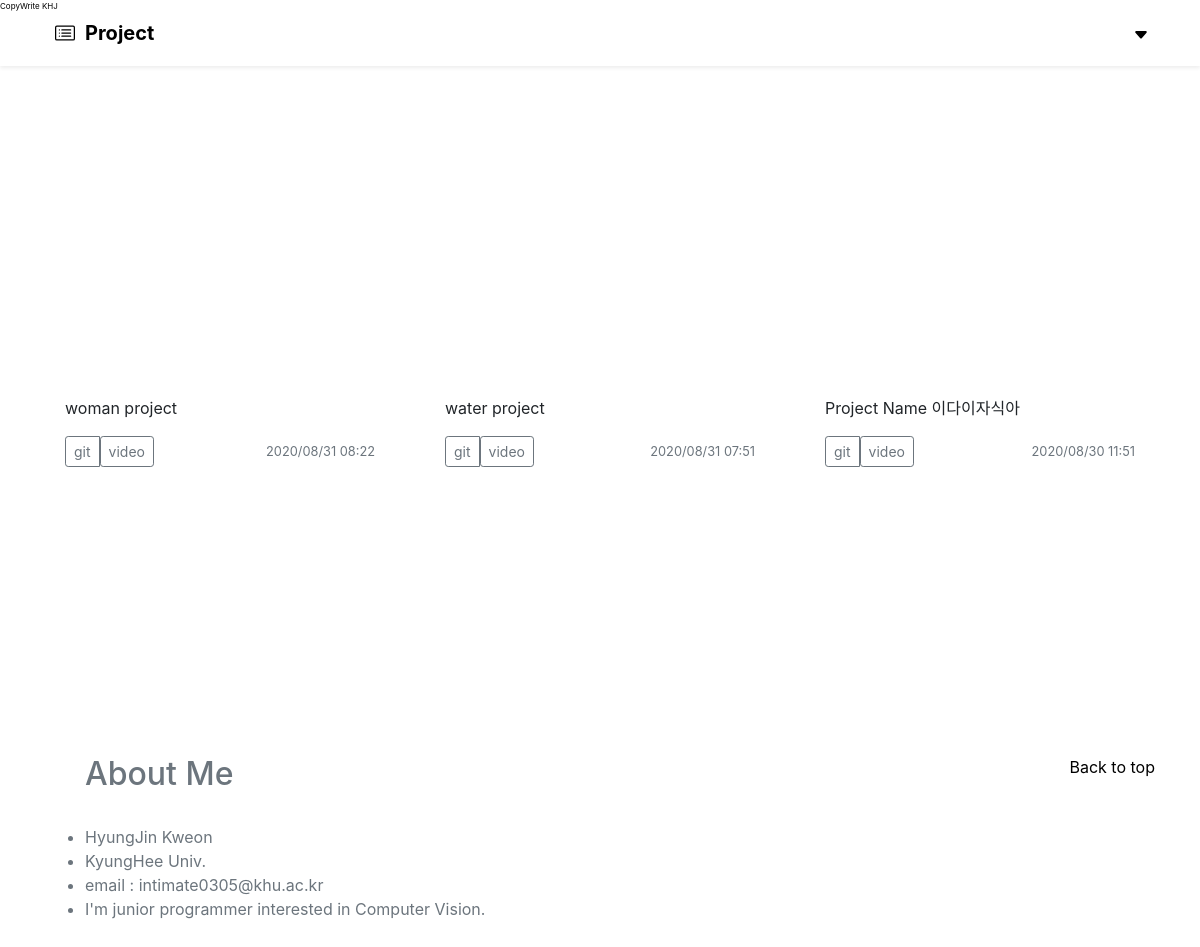
Page /about/ on the earlier database version.
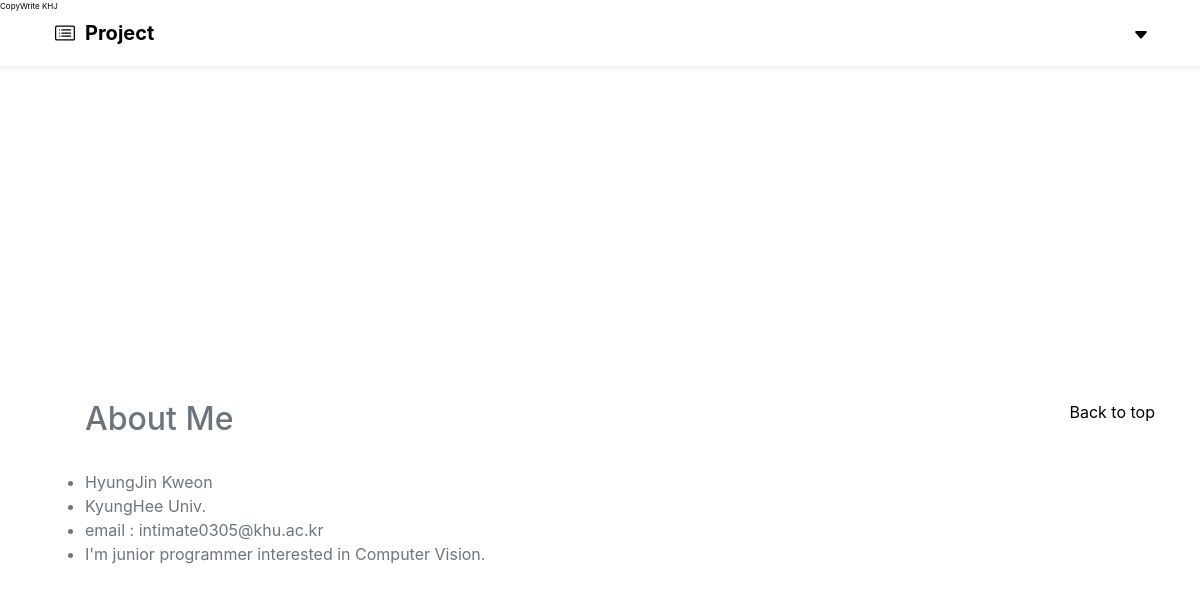
Same page on the later database version.
### CVpage/models.py (models this page shows)
class Project(db.Model):
    id = db.Column(db.Integer, primary_key=True)
    projectName = db.Column(db.String(200), nullable=False)
    projectType = db.Column(db.String(200), nullable=False)
    pictureName = db.Column(db.String(200), nullable=False)
    content = db.Column(db.Text(), nullable=False)
    gitAddress = db.Column(db.String(200), nullable=False)
    create_date = db.Column(db.DateTime(), nullable=False)

### CVpage/views/about_view.py (the view)
@bp.route('/')
def about():
    work_list=Project.query.order_by(Project.create_date.desc())
    return render_template('about/about.html',w_list=work_list)

### CVpage/filter.py (called while the page is built)
def format_datetime(value, fmt='%Y/%m/%d %H:%M'):
    return value.strftime(fmt)

### CVpage/views/main_view.py (called while the page is built)
@bp.before_app_request
def load_logged_in_user():
    pw= session.get('pw')
    if pw is 123:
        g.user = "admin"

### CVpage/templates/about/about.html (shortened to what this page needs)
<!doctype html>
<html lang="en">
  <head>
<link href="{{url_for('static',filename='css/bootstrap.min.css')}}" rel="stylesheet">
<link href="{{url_for('static',filename='css/about.css')}}" rel="stylesheet">
  </head>
  <body>
    {%include 'navbar.html'%}
<div class="sub" style="z-index: 9999999;">
  CopyWrite KHJ<br>
  <br>
  <br>
  <br>
  <br>
  <br>
  <br>
</div>
<div class=belowHeader>
<main role="main">
  <div class="album py-5">
    <div class="container">
      <div class="row">
{%if w_list%}
{%for work in w_list%}
        <div class="col-md-4">
          <a class="card mb-4 nooutline" href="{{url_for('detail.detail',project_id=work.id)}}">
            <div class='box' onmouseenter=zoomIn(event) onmouseleave=zoomOut(event) displacementImage="{{url_for('static',filename='img/distortion.jpg')}}">
            </div>
          </a>
            <div class="card-body">
              <p class="card-text">{{work.projectName}}</p>
              <div class="d-flex justify-content-between align-items-center">
                <div class="btn-group">
                <button type="button" onclick="location.href='{{work.gitAddress}}'" class="btn btn-sm btn-outline-secondary">git</button>
                <a href="{{url_for('detail.video',project_id=work.id)}}">
                  <button type="button" class="btn btn-sm btn-outline-secondary btnvideo">video</button>
                </a>
                </div>
                <small class="text-muted">{{work.create_date|datetime}}</small>
              </div>
            </div>
        </div>
{%endfor%}
{%endif%}
      </div>
    </div>
  </div>
</main>
<br><br><br><br><br><br><br>
<footer class="text-muted" style="margin-bottom:30rem">
  <div class="container">
    <p class="float-right">
      <a href="#" class="textblack">Back to top</a>
    </p>
    <p>
      <ul>
        <h2 id=aboutme>
          About Me
        </h2>
        <br>
        <li>
            HyungJin Kweon
        </li>
        <li>
            KyungHee Univ.
        </li>
        <li>
            email : intimate0305@khu.ac.kr
        </li>
        <li>
        I'm junior programmer interested in Computer Vision.
        </li>
      </ul>
    </p>
</footer>
</div>
</body>
</html>

### CVpage/templates/navbar.html (shortened to what this page needs)
<header class="nav-container">
  <div class="wrap_gnb navbar navbar-black bg-black shadow-sm">
    <div class="container d-flex justify-content-between">
        <a href="{{url_for('about.about')}}" class="navbar-brand d-flex align-items-center">
          <strong class=textblack>Project</strong>
        </a>
        <button class=navButton style="background-color:white;border:0;outline:0" type="button" data-toggle="collapse" data-target="#navbarHeader" aria-controls="navbarHeader" aria-expanded="false" aria-label="Toggle navigation">
          <svg width="1em" height="1em" viewBox="0 0 16 16" class="bi bi-caret-down-fill" fill="currentColor" xmlns="http://www.w3.org/2000/svg">
            <path d="M7.247 11.14L2.451 5.658C1.885 5.013 2.345 4 3.204 4h9.592a1 1 0 0 1 .753 1.659l-4.796 5.48a1 1 0 0 1-1.506 0z"/>
          </svg>
        </button>
      </div>
    </div>
  </header>

### CVpage/static/css/about.css (style rules this page uses)
footer { padding-top: 3rem; padding-bottom: 3rem; }
footer p { margin-bottom: .25rem; }
header { position: fixed; z-index: 10; top: 0; left: 0; width: 100%; height: 0px; transition: top 0.2s ease-in-out; }
.textblack { color:black; text-decoration:none; }
.sub { font-size:.5em; color:#000000; }

Differences in the rows shown:
removed Project: projectName "woman project", create_date "2020/08/31 08:22"
removed Project: projectName "water project", create_date "2020/08/31 07:51"
removed Project: projectName "Project Name 이다이자식아", create_date "2020/08/30 11:51"
